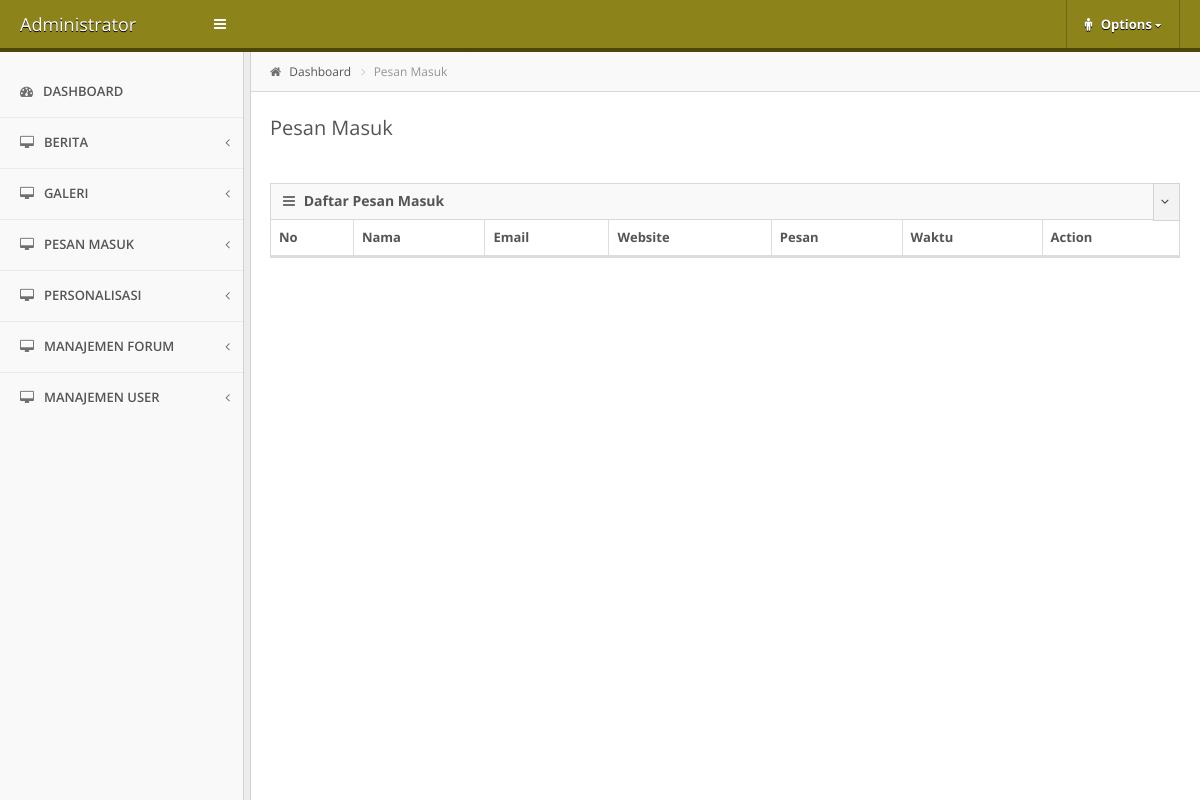
Before: /index.php/office/listpesan with the older database file.
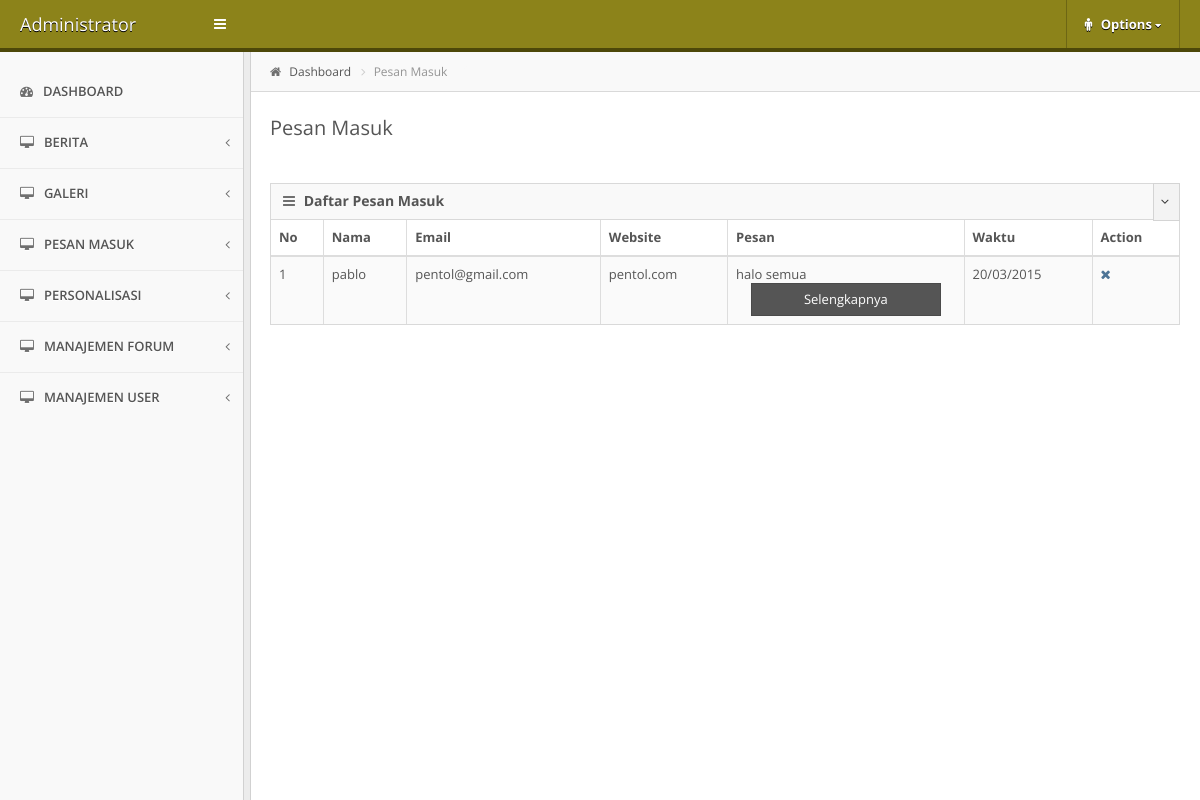
After: the same page with the newer database file.
### tables this page shows
CREATE TABLE IF NOT EXISTS `pesanmasuk` (
  `id` int(11) NOT NULL AUTO_INCREMENT,
  `nama` varchar(100) NOT NULL,
  `email` varchar(100) NOT NULL,
  `website` varchar(100) NOT NULL,
  `pesan` text NOT NULL,
  `waktu` date NOT NULL,
  PRIMARY KEY (`id`)
);

### application/controllers/office.php (called while the page is built, shortened)
<?php
class Office extends CI_Controller {
	public function __construct(){
		$this->load->library('form_validation');
		$this->load->model('madmin');
	}
	function listpesan()
	{
		$data['pesan']=$this->madmin->getAllPesan();
		$this->load->view('admin/header');
		$this->load->view('admin/listpesan',$data);
		$this->load->view('admin/footer');
	}
}

### index.php (called while the page is built, shortened)
<?php
require_once BASEPATH.'core/CodeIgniter.php';

### application/models/madmin.php (called while the page is built, shortened)
<?php
class Madmin extends CI_Model {
	function getAllPesan()
	{
		return $this->db->query("select * from pesanmasuk order by waktu desc");
	}
}

### application/views/admin/listpesan.php (the view, shortened to what this page needs)
<div id="content">
	<div class="container">
		<div class="crumbs">
			<ul id="breadcrumbs" class="breadcrumb">
				<li>
					<i class="icon-home"></i>
					<a href="<?php echo base_url() ?>office">Dashboard</a>
				</li>
				<li class="current">
					<a href="<?php echo base_url() ?>office/listpesan" title="">Pesan Masuk</a>
				</li>
			</ul>
		</div>
		<div class="page-header">
			<div class="page-title">
				<h3>Pesan Masuk</h3>
			</div>
		</div>
		<div class="row">
			<div class="col-md-12">
				<div class="widget box">
					<div class="widget-header">
						<h4><i class="icon-reorder"></i> Daftar Pesan Masuk</h4>
						<div class="toolbar no-padding">
							<div class="btn-group">
								<span class="btn btn-xs widget-collapse"><i class="icon-angle-down"></i></span>
							</div>
						</div>
					</div>
					<div class="widget-content no-padding">
						<table class="table table-striped table-bordered table-hover table-checkable datatable">
							<thead>
								<tr>
									<th>No</th>
									<th>Nama</th>
									<th>Email</th>
									<th>Website</th>
									<th>Pesan</th>
									<th>Waktu</th>
									<th>Action</th>
								</tr>
							</thead>
							<tbody>
								<?php $no=1; foreach ($pesan->result() as $row) { ?>
								<tr>
									<td><?php echo $no; ?></td>
									<td><?php echo stripslashes($row->nama); ?></td>
									<td><?php echo $row->email; ?></td>
									<td><?php echo $row->website; ?></td>
									<td><?php echo substr(stripslashes($row->pesan),0,125); ?>
									<div class="col-md-12">
										<a data-toggle="modal" href="#berita<?php echo $no; ?>" class="btn btn-inverse btn-block">Selengkapnya</a>
									</div>
									</td>
									<div class="modal fade" id="berita<?php echo $no++; ?>">
									</div>
									<td><?php $date= new DateTime($row->waktu); echo $date->format('d/m/Y'); ?></td>
									<td><a href="<?php echo base_url(); ?>index.php/office/deletepesan/<?php echo $row->id; ?>" class="icon-remove"></a></td>
								</tr>
								<?php } ?>
							</tbody>
						</table>
					</div>
				</div>
			</div>
		</div>
	</div>
</div>

### application/views/admin/header.php (shortened to what this page needs)
<!DOCTYPE html>
<html lang="en">
<head>
	<link href="<?php echo base_url(); ?>admin/bootstrap/css/bootstrap.min.css" rel="stylesheet" type="text/css" />
	<link href="<?php echo base_url(); ?>admin/assets/css/main.css" rel="stylesheet" type="text/css" />
	<link href="<?php echo base_url(); ?>admin/assets/css/plugins.css" rel="stylesheet" type="text/css" />
	<link href="<?php echo base_url(); ?>admin/assets/css/responsive.css" rel="stylesheet" type="text/css" />
	<link href="<?php echo base_url(); ?>admin/assets/css/icons.css" rel="stylesheet" type="text/css" />
	<link rel="stylesheet" href="<?php echo base_url(); ?>admin/assets/css/fontawesome/font-awesome.min.css">
</head>
<body>
	<header class="header navbar navbar-fixed-top" role="banner">
		<div class="container">
			<a class="navbar-brand" href="<?php echo base_url() ?>office">
				Administrator
			</a>
			<a href="#" class="toggle-sidebar bs-tooltip" data-placement="bottom" data-original-title="Toggle navigation">
				<i class="icon-reorder"></i>
			</a>
			<ul class="nav navbar-nav navbar-right">
				<li class="dropdown user">
					<a href="#" class="dropdown-toggle" data-toggle="dropdown">
						<i class="icon-male"></i>
						<span class="username">Options</span>
						<i class="icon-caret-down small"></i>
					</a>
				</li>
			</ul>
		</div>
	</header>
	<div id="container">
		<div id="sidebar" class="sidebar-fixed">
			<div id="sidebar-content">
				<ul id="nav">
					<li>
						<a href="<?php echo base_url() ?>index.php/office/">
							<i class="icon-dashboard"></i>
							Dashboard
						</a>
					</li>
					<li>
						<a href="javascript:void(0);">
							<i class="icon-desktop"></i>
							Berita
						</a>
					</li>
					<li>
						<a href="javascript:void(0);">
							<i class="icon-desktop"></i>
							Galeri
						</a>
					</li>
					<li>
						<a href="javascript:void(0);">
							<i class="icon-desktop"></i>
							Pesan Masuk
						</a>
					</li>
					<li>
						<a href="javascript:void(0);">
							<i class="icon-desktop"></i>
							Personalisasi
						</a>
					</li>
					<li>
						<a href="javascript:void(0);">
							<i class="icon-desktop"></i>
							Manajemen Forum
						</a>
					</li>
					<li>
						<a href="javascript:void(0);">
							<i class="icon-desktop"></i>
							Manajemen User
						</a>
					</li>
				</ul>
			</div>
			<div id="divider" class="resizeable"></div>
		</div>

### application/views/admin/footer.php
	</div>
</body>
</html>

Changed rows visible on the page:
added pesanmasuk: nama "pablo", email "pentol@gmail.com", website "pentol.com", pesan "halo semua", waktu "20/03/2015"
